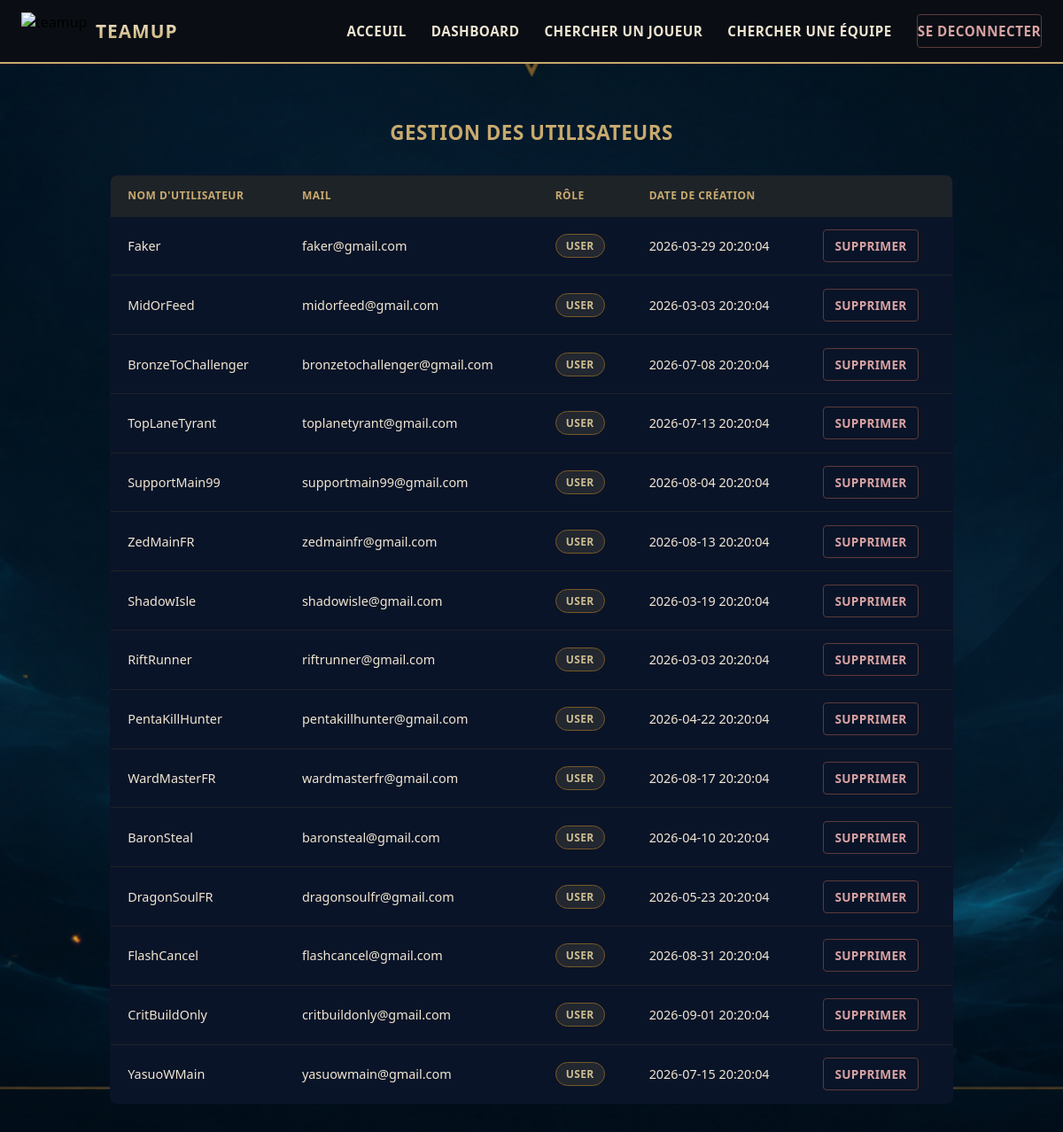
Screenshot of /pages/user_management.php (signed in) with the database file from the repository.
### tables this page shows
CREATE TABLE `users` (
  `id` int(10) NOT NULL,
  `username` varchar(255) NOT NULL,
  `mail` varchar(255) NOT NULL,
  `role` varchar(50) NOT NULL DEFAULT 'user',
  `password` varchar(255) NOT NULL,
  `created_at` datetime NOT NULL DEFAULT CURRENT_TIMESTAMP
);

### functions/users.php (called while the page is built, shortened)
<?php
function get_all_users(){
    $pdo = getPDO();
    $pstmt = $pdo->prepare("SELECT * FROM users WHERE role = :role ");
    $pstmt->bindValue(":role", "user");
    $pstmt->execute();
    return $pstmt->fetchAll();
}

### pages/user_management.php (the view, shortened to what this page needs)
<?php
require_once "../functions/users.php";
$users = get_all_users();
?>
<!DOCTYPE html>
<html lang="fr">
<head>
    <link rel="stylesheet" href="/teamup/assets/css/style.css">
</head>
<body>
    <?php require_once "../partials/header.php"; ?>
    <div class="page-content">
        <h4 class="form-title">Gestion des utilisateurs</h4>
        <div class="admin-table-wrapper">
            <table class="admin-table">
                <thead>
                    <tr>
                        <th>Nom d'utilisateur</th>
                        <th>Mail</th>
                        <th>Rôle</th>
                        <th>Date de création</th>
                        <th></th>
                    </tr>
                </thead>
                <tbody>
                    <?php foreach ($users as $user) { ?>
                        <tr>
                            <td><?= htmlspecialchars($user["username"]) ?></td>
                            <td><?= htmlspecialchars($user["mail"]) ?></td>
                            <td>
                                <span class="role-badge role-badge-<?= htmlspecialchars($user["role"]) ?>">
                                    <?= htmlspecialchars($user["role"]) ?>
                                </span>
                            </td>
                            <td><?= htmlspecialchars($user["created_at"]) ?></td>
                            <td>
                                <a href="../traitements/traitement_user_delete.php?id=<?= $user["id"] ?>"
                                   class="btn-card btn-card-delete"
                                   onclick="return confirm('Supprimer ce compte ? Cette action est irréversible.');">
                                   Supprimer
                                </a>
                            </td>
                        </tr>
                    <?php } ?>
                </tbody>
            </table>
        </div>
    </div>
</body>
</html>

### assets/css/style.css (style rules this page uses)
*, *::before, *::after { box-sizing: border-box; }
body { margin: 0; font-family: 'Segoe UI', Arial, sans-serif; background-color: #05070a; }
.page-content { background-image: url("../images/background_teamup.png"); background-size: cover; background-position: center; background-repeat: no-repeat; background-attachment: fixed; min-height: calc(100vh - 70px); padding-top: 2rem; padding-bottom: 2rem; }
.form-title { text-align: center; margin-bottom: 1.5rem; color: #c8aa6e; font-size: 1.4rem; letter-spacing: 0.5px; text-transform: uppercase; }
.admin-table-wrapper { max-width: 1000px; margin: 2rem auto 0 auto; padding: 0 1.5rem; overflow-x: auto; }
.admin-table { width: 100%; border-collapse: collapse; background: #0a1428; border: 1px solid #1e2328; border-radius: 8px; overflow: hidden; }
.admin-table th, .admin-table td { padding: 0.9rem 1.2rem; text-align: left; font-size: 0.9rem; border-bottom: 1px solid #1e2328; }
.admin-table th { background: #1e2328; color: #c8aa6e; text-transform: uppercase; font-size: 0.75rem; letter-spacing: 0.5px; }
.admin-table td { color: #f0e6d2; }
.admin-table tbody tr { transition: background 0.15s ease; }
.admin-table tbody tr:last-child td { border-bottom: none; }
.role-badge { display: inline-block; padding: 0.25rem 0.7rem; border-radius: 20px; font-size: 0.75rem; font-weight: 600; text-transform: uppercase; letter-spacing: 0.3px; }
.role-badge-user { background: rgba(200, 170, 110, 0.12); color: #cdbe91; border: 1px solid #785a28; }
.admin-table .btn-card { flex: none; display: inline-block; }
.btn-card { flex: 1; text-align: center; padding: 0.5rem 0.8rem; border-radius: 4px; font-size: 0.85rem; font-weight: 600; text-transform: uppercase; letter-spacing: 0.3px; text-decoration: none; cursor: pointer; transition: background 0.2s ease, border-color 0.2s ease, color 0.2s ease; }
.btn-card-delete { background: transparent; border: 1px solid #5c3a3a; color: #d8a3a3; }

### rows the page displays
users: username "Faker", mail "faker@gmail.com", role "USER", created_at "2026-03-29 20:20:04"
users: username "MidOrFeed", mail "midorfeed@gmail.com", role "USER", created_at "2026-03-03 20:20:04"
users: username "BronzeToChallenger", mail "bronzetochallenger@gmail.com", role "USER", created_at "2026-07-08 20:20:04"
users: username "TopLaneTyrant", mail "toplanetyrant@gmail.com", role "USER", created_at "2026-07-13 20:20:04"
users: username "SupportMain99", mail "supportmain99@gmail.com", role "USER", created_at "2026-08-04 20:20:04"
users: username "ZedMainFR", mail "zedmainfr@gmail.com", role "USER", created_at "2026-08-13 20:20:04"
users: username "ShadowIsle", mail "shadowisle@gmail.com", role "USER", created_at "2026-03-19 20:20:04"
users: username "RiftRunner", mail "riftrunner@gmail.com", role "USER", created_at "2026-03-03 20:20:04"
users: username "PentaKillHunter", mail "pentakillhunter@gmail.com", role "USER", created_at "2026-04-22 20:20:04"
users: username "WardMasterFR", mail "wardmasterfr@gmail.com", role "USER", created_at "2026-08-17 20:20:04"
users: username "BaronSteal", mail "baronsteal@gmail.com", role "USER", created_at "2026-04-10 20:20:04"
users: username "DragonSoulFR", mail "dragonsoulfr@gmail.com", role "USER", created_at "2026-05-23 20:20:04"
users: username "FlashCancel", mail "flashcancel@gmail.com", role "USER", created_at "2026-08-31 20:20:04"
users: username "CritBuildOnly", mail "critbuildonly@gmail.com", role "USER", created_at "2026-09-01 20:20:04"
users: username "YasuoWMain", mail "yasuowmain@gmail.com", role "USER", created_at "2026-07-15 20:20:04"
